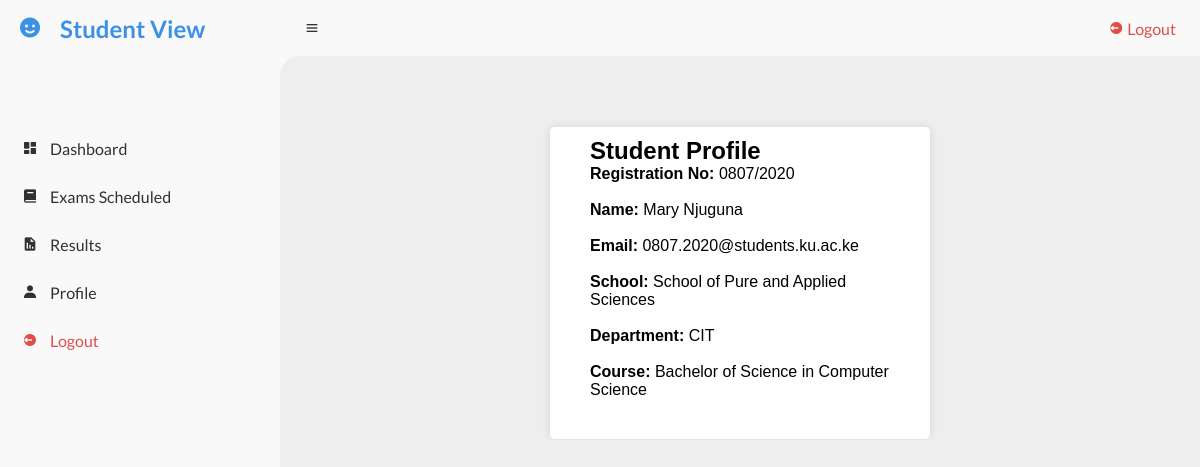
Screenshot of /student_profile.php (signed in) with the database file from the repository.
### tables this page shows
CREATE TABLE `students` (
  `reg_no` varchar(255) NOT NULL,
  `student_fname` varchar(255) NOT NULL,
  `student_lname` varchar(255) NOT NULL,
  `student_email` varchar(255) NOT NULL,
  `password` varchar(255) NOT NULL,
  `school` varchar(50) NOT NULL,
  `dept` varchar(50) NOT NULL,
  `course` varchar(255) NOT NULL,
  `semester` varchar(255) DEFAULT NULL
);

### student_profile.php (the view, shortened to what this page needs)
<?php
$reg_no=$_SESSION["reg_no"];
include ('connect.php');
$sql = "SELECT reg_no, student_fname, student_lname, student_email, school, dept,course
FROM students WHERE reg_no = '$reg_no' ";
$result = $conn->query($sql);
if ($result->num_rows > 0) {
    $row = $result->fetch_assoc();
    $reg_no = $row["reg_no"];
    $student_fname = $row["student_fname"];
    $student_lname = $row["student_lname"];
    $student_email = $row["student_email"];
    $school = $row["school"];
    $dept = $row["dept"];
    $course = $row["course"];
} else {
    echo "No results found";
}
?>
<html>
<head>
<link rel="stylesheet" href="style_student.css">
</head>
<body>
<?php require ('header_student.php')?>
 <div style="padding:1px 16px;">
 <div class="container_register">
      <h2>Student Profile</h2>
      <form action="" method="post" enctype="multipart/form-data">
      <label for="registration_number"><b>Registration No: </b></label>
      <label for="registration_number"><?php echo $reg_no; ?></label>
      <br>
      <br>
        <label for="student_name"><b> Name: </b></label>
        <label for="student_name"><?php echo $student_fname.' '. $student_lname; ?></label>
        <br>
        <br>
        <label for="email"><b>Email: </b></label>
        <label for="email"><?php echo $student_email; ?></label>
        <br>
        <br>
        <label for="school"><b>School: </b></label>
        <label for="school"><?php echo $school; ?></label>
        <br>
        <br>
        <label for="dept"><b>Department: </b></label>
        <label for="dept"><?php echo $dept; ?></label>
        <br>
        <br>
        <label for="course"><b>Course: </b></label>
        <label for="course"><?php echo $course; ?></label>
      </form>
 </div>
</div>
</body>
</html>

### style_student.css (style rules this page uses)
body { font-family: Arial, Helvetica, sans-serif; }
body { padding: 0; margin: 0; overflow: hidden; }
.container_register { width: 380px; margin: 0 auto; background-color: #fff; padding: 40px; padding-top: 10px; border-radius: 5px; box-shadow: 0px 0px 10px rgba(0, 0, 0, 0.1); margin-top: 70px; }
label { display: inline; }
h2 { color: #000; }

### style_header.css (style rules this page uses)
* { margin: 0; padding: 0; box-sizing: border-box; }
:root { --poppins: 'Poppins', sans-serif; --lato: 'Lato', sans-serif; --light: #F9F9F9; --blue: #3C91E6; --light-blue: #CFE8FF; --grey: #eee; --dark-grey: #AAAAAA; --dark: #342E37; --red: #DB504A; --yellow: #FFCE26; --light-yellow: #FFF2C6; --orange: #FD7238; --light-orange: #FFE0D3; }
html { overflow-x: hidden; }
body { background: var(--grey); overflow-x: hidden; }

### student_profile.php (style rules this page uses)
body { padding: 0; margin: 0; }

### rows the page displays
students: reg_no "0807/2020", student_fname "Mary", student_lname "Njuguna", student_email "0807.2020@students.ku.ac.ke", school "School of Pure and Applied Sciences", dept "CIT", course "Bachelor of Science in Computer Science"
